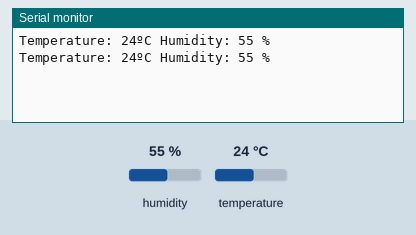
A sketch run on a simulated Arduino Uno, built with avr-gcc and run on an emulated ATmega328P. On the bench: the last lines printed to the serial monitor. The test bench sets the inputs (shaded band); at power-on: humidity 55 %, temperature 24 °C.

Above: at 5.8 s.
5.9 s: humidity set to 22 %
At 11.4 s:
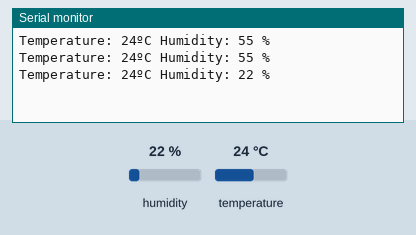
11.9 s: temperature set to 12 °C
At 15.4 s:
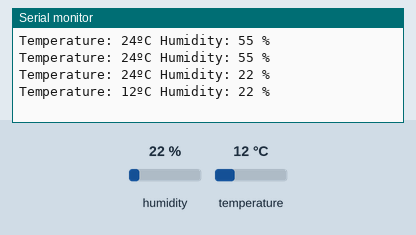
17.9 s: humidity set to 40 %
At 20.6 s:
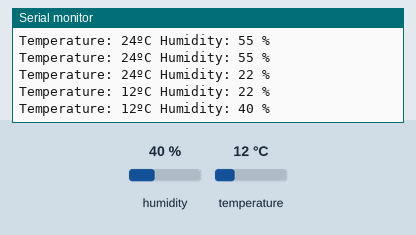
Timing chart, 0 to 22.1 s (numbered marks = the images above; inputs shaded):
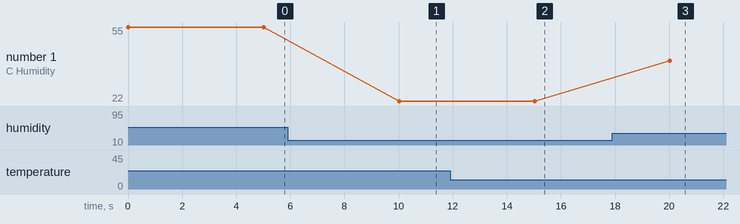

The sketch:

sensor-humedad.ino
```cpp
#include "DHT.h"

int SENSOR = 2;
int Temperature;
int Humidity;

DHT dht(SENSOR, DHT22);

void setup() {
  Serial.begin(9600);
  dht.begin();
}

void loop() {
  Temperature = dht.readTemperature();
  Humidity = dht.readHumidity();
  Serial.print("Temperature: ");
  Serial.print(Temperature);
  Serial.print("ºC ");
  Serial.print("Humidity: ");
  Serial.print(Humidity);
  Serial.println(" %");
  delay(5000);
}
```

Measured:
- after the input at 5.9 s, the serial monitor: prints a new line after 4.1 s (image 1)
- after the input at 11.9 s, the serial monitor: prints a new line after 3.1 s (image 2)
- after the input at 17.9 s, the serial monitor: prints a new line after 2.1 s (image 3)
- plotted number 1: 55 → 22 after the input at 5.9 s, 22 → 40 after the input at 17.9 s
